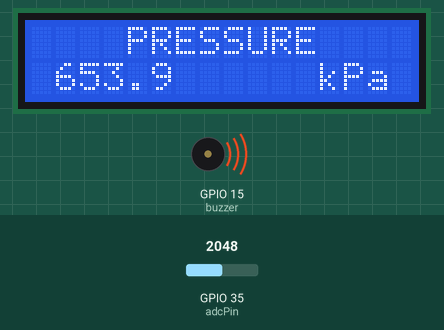
The sketch below on a simulated ESP32. Parts: 16×2 character LCD, buzzer (waves = sounding, pin HIGH). The inputs (shaded band) are chosen by the test bench; at power-on: GPIO 35 (adcPin) = 2048. Storage starts empty; what the sketch prints to the serial monitor is not drawn.

Above: at 1.2 s.
1.3 s: GPIO 35 (adcPin) set to 1960
At 3.1 s:
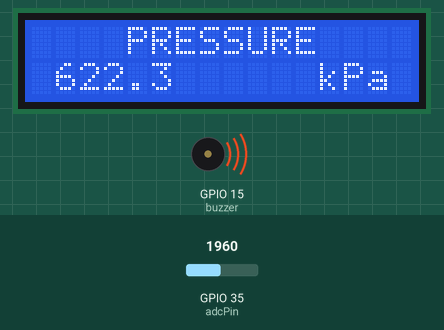
4.3 s: GPIO 35 (adcPin) set to 2040
At 6.9 s:
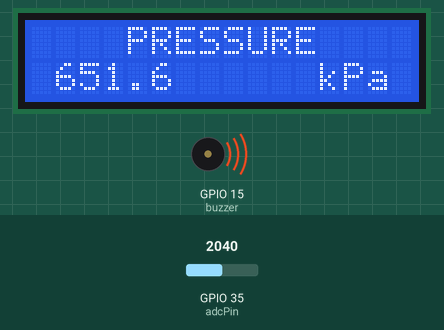
7.3 s: GPIO 35 (adcPin) set to 1228
At 9.7 s:
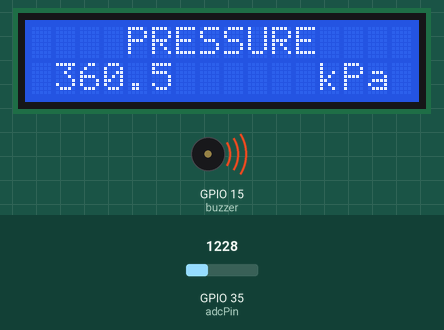
Timing chart, 0 to 15.8 s (numbered marks = the images above; inputs shaded):
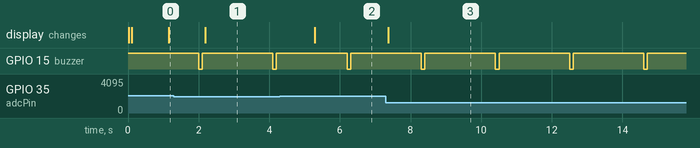

The sketch:

W_ESP32_GasPressure_WebServer.ino
```cpp
// //SPIFFS
#include "SPIFFS.h"
// #include "FS.h"

//WebServer and WiFi Parameter
#include <WiFi.h>
#include <AsyncTCP.h>
#include <ESPAsyncWebServer.h>  //if not use ethernet
#include <AsyncElegantOTA.h>
AsyncWebServer server(80);           //GUI server
AsyncEventSource events("/events");  // Create an SSE Event Source on /events

#include <Wire.h>
#include <LiquidCrystal_I2C.h>  //library lcd
// alamat lcd 0x27
LiquidCrystal_I2C lcd(0x27, 16, 2);

#include "adcLookupTable.h"
#define adcPin 35
#define buzzer 15  //pin buzzer

float gasPressure = 0.0;

void setup() {
  Serial.begin(115200);
  pinMode(buzzer, OUTPUT);
  digitalWrite(buzzer, HIGH);

  spiffSetup();

  WiFi.mode(WIFI_AP);
  WiFi.softAP("Gas Presure Meter", "12345678");
  serverSetup();

  xTaskCreatePinnedToCore(
    loop2,   /* Task function. */
    "loop2", /* name of task. */
    20000,   /* Stack size of task */
    NULL,    /* parameter of the task */
    1,       /* priority of the task */
    NULL,    /* Task handle to keep track of created task */
    0);      /* pin task to core 0 */
}

void loop() {  //core 1 handle webserver
}

void loop2(void* pvParameters) {  //core 0 handle pengukuran, lcd, dan buzzer
  lcdSetup();
  while (1) {
    static unsigned long readingTimer = 0;
    if (millis() - readingTimer > 1000) { //ambil data tiap 1 detik
      int adc = adcReading(adcPin);
      Serial.println("ADC : " + String(adc));
      // gasPressure = mapPecahan(adc, 322, 1867, 0, 500);
      gasPressure = getRegress(adc);
      Serial.println("Gas Pressure : " + String(gasPressure) + " kPa");
      serverSentEvents();
      tampilHasil(gasPressure);
      readingTimer = millis();
    }

    static unsigned long buzzTimer = 0;
    if (millis() - buzzTimer > 2000) { //buzzer nyala tiap 2 detik jika susuai ketentuan
      if (gasPressure < 400.0 || gasPressure > 500.0) beep();
      buzzTimer = millis();
    }
    // vTaskDelay(1000);
  }
}

float getRegress(int& adc) {
  float result;
  result = 0.3293 * adc - 106.11;  // y = 0,3293x - 106,11
  if (result < 1.0) result = 0;
  return result;
}

// float mapPecahan(float value, float fromLow, float fromHigh, float toLow, float toHigh)
// {
//   return (value - fromLow) * (toHigh - toLow) / (fromHigh - fromLow) + toLow;
// }

// float adcReading(uint8_t _pin) {
//   int _rawADC = 0;
//   int _calibratedADC = 0;
//   float _adcValues[10];

//   for (int i = 0; i < 10; i++) {
//     _rawADC = analogRead(_pin);              // read value from ADC
//     _calibratedADC = (int)ADC_LUT[_rawADC];  // get the calibrated value from LookupTable
//     _adcValues[i] = (float)_calibratedADC;
//   }

//   // Calculate the average of the 10 readings
//   float _sum = 0;
//   for (int i = 0; i < 10; i++) {
//     _sum += _adcValues[i];
//   }
//   float _average = _sum / 10.0;

//   return _average;
// }

float adcReading(uint8_t _pin) {
  float totalAverage = 0.0;

  for (int j = 0; j < 5; j++) { // Lakukan 5 kali
    int _rawADC = 0;
    int _calibratedADC = 0;
    float _adcValues[10];

    for (int i = 0; i < 10; i++) { // Baca 10 kali
      _rawADC = analogRead(_pin);              // read value from ADC
      _calibratedADC = (int)ADC_LUT[_rawADC];  // get the calibrated value from LookupTable
      _adcValues[i] = (float)_calibratedADC;
    }

    // Calculate the average of the 10 readings
    float _sum = 0;
    for (int i = 0; i < 10; i++) {
      _sum += _adcValues[i];
    }
    float _average = _sum / 10.0;

    totalAverage += _average; // Tambahkan rata-rata ke total
  }

  // Hitung rata-rata dari 5 kali pengambilan data
  float finalAverage = totalAverage / 5.0;

  return finalAverage;
}

void lcdSetup() {
  lcd.init();
  lcd.clear();
  lcd.backlight();
  lcd.setCursor(0, 0);
  lcd.print("  GAS PRESSURE  ");
  lcd.setCursor(0, 1);
  lcd.print("      METER     ");
  vTaskDelay(1000);
}

void tampilHasil(float hasil) {  //fungsi untuk display hasil
  lcd.clear();
  lcd.setCursor(0, 0);
  lcd.print("    PRESSURE    ");
  lcd.setCursor(1, 1);
  lcd.print(hasil, 1);
  lcd.setCursor(12, 1);
  lcd.print("kPa");
}

void beep() {  //untuk menyalakan buzzer
  digitalWrite(buzzer, LOW);
  vTaskDelay(100);
  digitalWrite(buzzer, HIGH);
}
```

spiffs.ino
```cpp
void spiffSetup() {
  if (!SPIFFS.begin(true)) {
    Serial.println("SPIFFS Mount Failed");
    return;
  }
}

// String readFile(const char *path) {
//   File file = SPIFFS.open(path, "r");
//   if (!file) {
//     Serial.println("Failed to open file for reading " + String(path));
//     return String();
//   }
//   String fileContent;
//   while (file.available()) {
//     fileContent += (char)file.read();
//   }
//   return fileContent;
// }

// void writeFile(const char *path, const char *fileContent) {
//   File file = SPIFFS.open(path, "w");
//   if (file.print(fileContent)) {
//     Serial.println("- file written " + String(path));
//   } else {
//     Serial.println("- write failed " + String(path));
//   }
// }

// void readSettings() {
//   mode = readFile("/mode.txt");
//   if (mode == "") {
//     dataDefault();
//     mode = readFile("/mode.txt");
//   }
// }

// void dataDefault() {
//   writeFile("/mode.txt", "dewasa");
// }
```

webServer.ino
```cpp
void serverSetup() {
  // Serve Static File on Assets
  server.serveStatic("/assets/", SPIFFS, "/assets/");

  // Default Handler 404
  server.onNotFound([](AsyncWebServerRequest* request) {
    request->send(200, "text/html", "Destination NOT FOUND !");
  });

  // Handle User Authentication
  server.on("/", HTTP_GET, [](AsyncWebServerRequest* request) {
    if (request->authenticate("admin", "admin")) {
      request->send(SPIFFS, "/index.html", String(), false, processor);
    }
    else {
      return request->requestAuthentication();
    }
  });

  // // execute : Handle post request
  // server.on("/execute", HTTP_POST, [](AsyncWebServerRequest* request) {
  //   if (request->authenticate("admin", "admin")) {
  //     if (request->hasParam("mode", true)) {
  //       mode = request->getParam("mode", true)->value();
  //       writeFile("/mode.txt", mode.c_str());
  //     }

  //     request->redirect("/");
  //     Serial.println("Execute OK!");
  //   }

  //   else {
  //     delay(50);
  //     request->send(200, "text/plain", "You don't have permission!");
  //     Serial.println("Execute ERROR !");
  //   }
  // });

  // Handle Web Server Events
  events.onConnect([](AsyncEventSourceClient* client) {
    if (client->lastId()) {
      Serial.printf("Client reconnected! Last message ID that it got is: %u\n", client->lastId());
    }
    // send event with message "hello!", id current millis
    // and set reconnect delay to 1 second
    client->send("hello!", NULL, millis(), 10000);
  });
  server.addHandler(&events);
  AsyncElegantOTA.begin(&server);
  server.begin();
}

void serverSentEvents() {
  events.send(String(gasPressure).c_str(), "gasPressure", millis());
}

String processor(const String& var) {
  if (var == "gasPressure") {
    return String(gasPressure,1);
  }

  else {
    return String();
  }
}
```

Source omitted: adcLookupTable.h (40411 bytes)

Measured:
- after the input at 1.3 s, the display: changes after 0.88 s (image 1)
- after the input at 4.3 s, the display: changes after 0.99 s (image 2)
- after the input at 7.3 s, the display: changes after 0.07 s (image 3)
- by itself, GPIO 15 (buzzer): alternates HIGH for 2.0 s and LOW for 0.10 s
